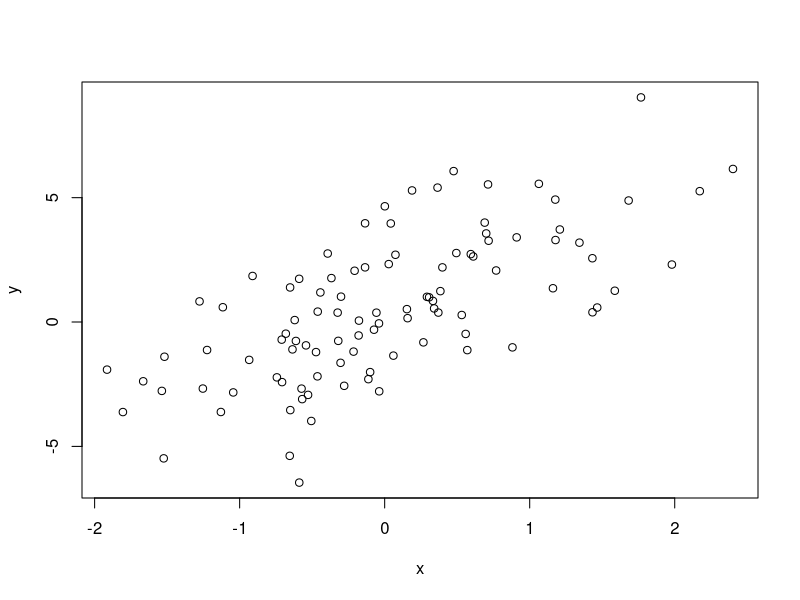
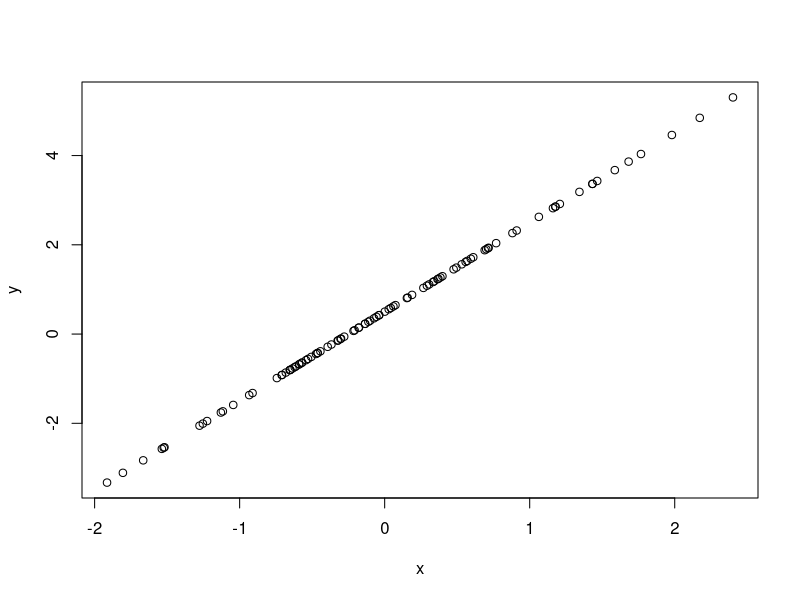
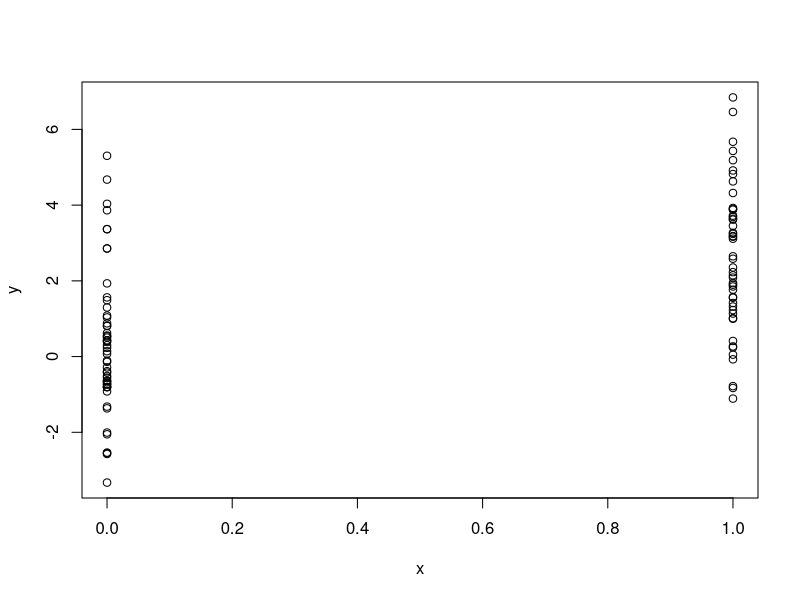
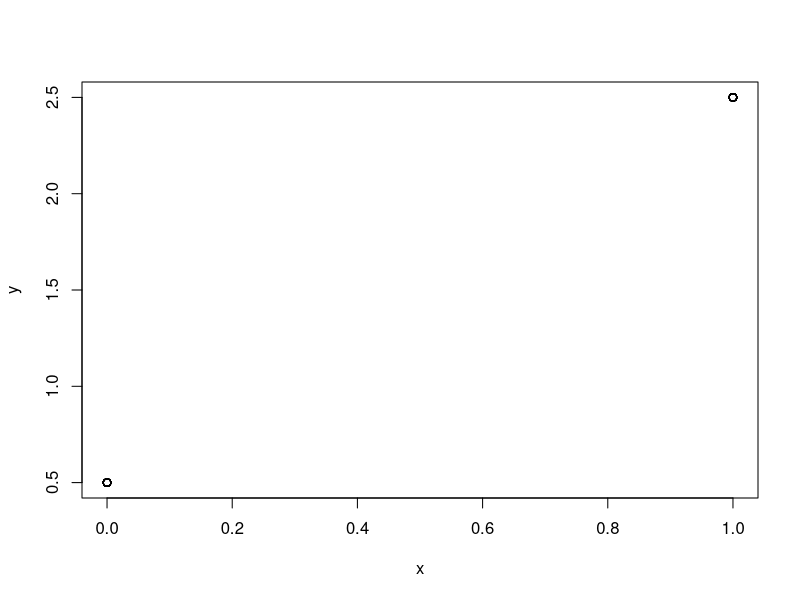
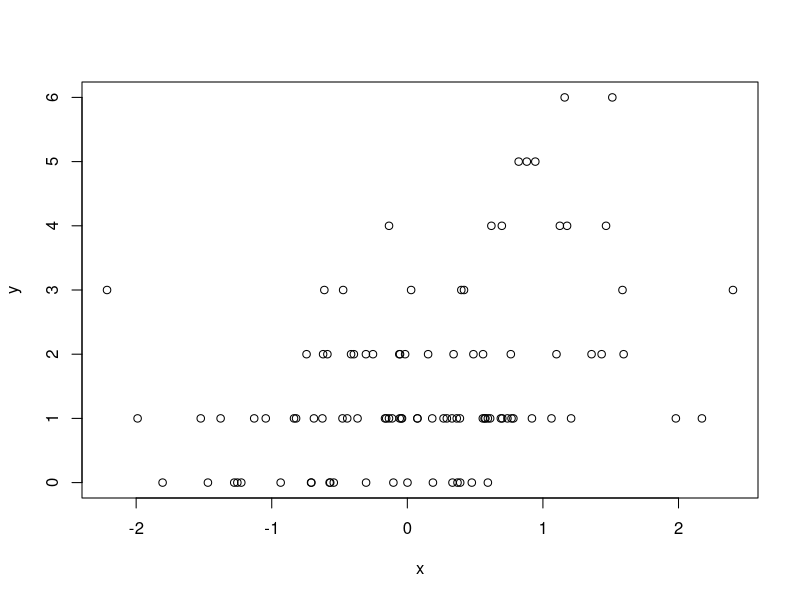
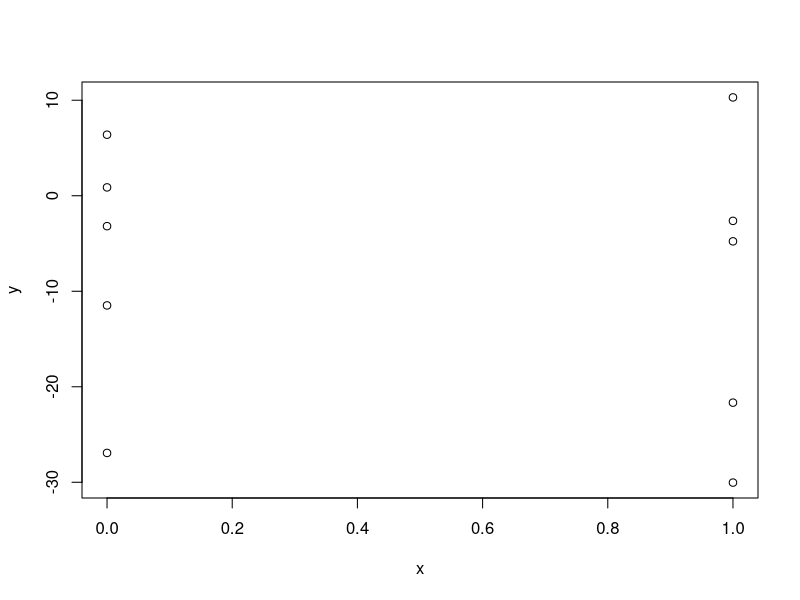

These figures' R source, in order:
########################################################
########################################################
# Practice of R Week-3 - str, simulations and profiling
########################################################
########################################################

# str function is mostly used to read the elements inside a object in a compact form, similar to summary but in an abstract form
# simulation - You can simulate Random Numbers, Samples and Linear Regression with few functions in R
# profiling - This is about measuring the performance of the code, either we take time stamp or profile the codes to observe the performance

#########################################################
# str() - function used to study an object - one line o/p
#########################################################

str(str) # this says str is a function to which we pass object as one of the mandatory argument
str(lm) # this says lm is a function which accept arguments like formula, data, subset, etc.,
x <- 1:1000
summary(x) # this generally discribe the object x in a statistical form, that is by giving 5 number summary
str(x) # str is similar to summary. However, it descrive he object x generally, saying it is a int with certain values displayed

# For factors
x <- gl(10,3)
summary(x) # this case summary is useful, it displas all levels and in table format
str(x) # this case will explain the object x, saying it is a factor with 10 levels, so based on the need use str and summary functions

# For Datasets
library(datasets)
data <- airquality
head(data)
summary(data) # Used to study the 5 number summary of each collumn
str(data) # Used to study about the collum and few of its values present

# for Matrix
m <- matrix(1:20, nrow = 2, ncol = 10)
summary(m) # Behaves same as dataset, give 5 num summary for each collum
str(m) # Explain the matrix and printing some elements of the matrix

# For split
s <- split(data,data$Month)
summary(s) # Not that useful in case of split function
str(s) # usefull to study the split function based on each class

# Thus based on the information we need about the objects, we can use str and summary accordingly


#########################################################
# simulation - Generating Random Numbers - d   p   q    r
#########################################################

# rnorm, pnorm, dnorm, qnorm

# rnorm - generate random normal variabels
# dnorm - evaluate probablity density for a given vector for a specific mean and SD
# pnorm - evaluate cumilative distribution for a normal distribution
# qnorm - generate quantile random varibales
# defaul mean =0 and sd = 1 for all norm functions
# for dnorm you can evaluate the density, allows to do log density. However, by default false
# for pnorm an qnorm, in addition to mean, sd and log. We can also specify of the  lower tail is T/F, default is TRUE

# rnorm - used to generate simple random variable/numbers
set.seed(1) # always set the seed, this will reset the sequence and generate random numbers
# actualy random numbers are pseudo random numbers, so if you reset the seed, we get same sequence
# Whenever you do random simulations always reset the seed
random.num1 <- rnorm(20)
random.num2 <- rnorm(20,10,2) # Generate a random numbers with mean =10 and SD = 2
summary(random.num2)

#poison Distribution
rpois(10,1)
ppois(2,2)
# read more about poison distribution, cumilative distribution and gamma distribution



#########################################################
# simulation - Simple Linear Model
#########################################################
# y = beta0 + beta1 (x) + error, assume below values
beta0 <- 0.5
beta1 <- 2
x <- rnorm(100)
error <- rnorm(100,0,2) # this is the noise in data
y <- beta0 + beta1*(x) + error
summary(y)
plot(x,y) # thus, is we have the infomraiton of slope and intercepts, we can generate few randome variabels and some noise and test it

# simulating without noise
y <- beta0 + beta1*(x) # if i remove noise it must increase the correaltion
summary(y)
plot(x,y) #shows perfect correlation

# if x being a binary data, we use binomial distribution
set.seed(1)
x <- rbinom(100,1,0.5)
error <- rnorm(100,0,2)
y <- beta0 + beta1*(x) + error
summary(y)
plot(x,y) # thus, shows with noise 

# simulating without noise
y <- beta0 + beta1*(x) # if i remove noise it must increase the correaltion
summary(y)
plot(x,y) #shows perfect 0 or 1 spots

# Generalize linear model 
# try to learn more about poison distribution and come back to this section
set.seed(1)
x <- rnorm(100,0,1)
log.mu <- 0.5 + 0.3*(x)
y <- rpois(100,exp(log.mu))
plot(x,y)


#########################################################
# simulation - Random Samples - sample()
#########################################################

set.seed(1) # used to rest the see in R cache/memory
sample(10) # generate random sample of 10 numbers from 1 to 10, do not repeat
sample(letters,5) # generate randome 5 characters of alphabets
sample(1:10) # Same as generic sample, but at times makes use of permutation in displaying the value
sample(1:20,replace=TRUE) # If we need to repeat the value with in a rang and generate randome number out of it, we can use this

# It is mostly usefull in creating a sample out of a particular dataset
library(datasets)
data1 <- airquality
str(data1) #There are totally 153 observation in which we need to create a train and test dataset
idx <- seq_len(nrow(data1))
set.seed(1)
sample_train <- sample(idx,92)
data_train <- data1[sample_train,]
# Try to split the data into train and test data
# Make sure the data in training data is not presentin the test data
# Make sure it handles the Na and NaN in the data frame

#########################################################
# Summary
#########################################################

# Drawing samples from specific probablity distribution can be done with r*function
# Standard distribution are built in: Normal, Binomial, POisson, Exponential, Gamma, etc., 
# The sample function can be used to draw randome samples from an arbitary vector
# setting random number generator seed through set.seed() is critical to replicate an issue or behaviour in developments


########################################################################################
# R - Profiling - Systematic way to examine time spend in different parts of the program
########################################################################################

# Used to improve the performance of a program code
# Do not use profiling/performance in the beginning, premature optimization is the root of all evil 97% of times
# Design codes, validate once it works fine, then do optimizing. Act as a scientist by collecting data

########################################################################################
# system.time() - used to get the time in second took for execution
########################################################################################
f <- function() {for(i in 1:100){
    print("pradeep")
}
}
system.time(f())
# Produces User time, system time and elapsed time
# User Time: Time taken by the CPU to run the code, time charged to CPU
# Elapsed Time: Time taken by the wall clock of yours :), Time that you experiance
# Usually user time and elapsed time is almost equal. At times they might differ
# ET > UT = When doenloading any data from web, here n/w dependency is higher
# ET < UT = when multi core is used for executing the program, R doesnt uses, however few R packages are optimized to use multi-core
# As a lead, identify the problem first and part where the bottle necks are and then use it
# At times when you cant find where the bottle nect is happening, we can make use of R- Profiling


################################################################################################
# R-Profiling - Rprof() - Do not use RProfile() and system.time() together - you will feel worst
################################################################################################

# Keeps function call stack and time taken by ech function
# if function takes less than 0.02 sec Rprofile() is not usefull
# Use Rprofile where CPU takes long time atlease in few sec
Rprof()
head(data1)
model1 <- lm(Ozone~Solar.R+Wind+Temp+Month+Day,data = data1)
Rprof(NULL) # produce o/p in Rprof.out file in the working directory

setwd("D:/Courses/Coursera/R")
model1 <- lm(Ozone~Solar.R+Wind+Temp+Month+Day,data = data1)
summaryRprof()

# There are 2 methods for normalizing the data
# by.total = Divide the time spend in each function by total run time
# by.self = Does the same, but first subtracts out the time spent in the functions above the in the call stack
# by.self is the most useful one in increaing the performance of the code
# sample.interval = user time in system.time function
# sampling.time = elapsed time in system.time function


# Quiz Week-4

# Qustion-1 :These are just pseudo random numbers, create a vector of length 5
set.seed(1)
rpois(5, 2)

# Question-2: rnorm() - standard normal random variables
rnorm(5)

# Question-3: used for reproducebility and also produce randome variable with in specific boudaries
set.seed(1)

# Question-4: Evaluate the inverse inverse cumilative distribution for a poison distribution
# q - is used for inverse cumulative distribution
# p - is used for cumulative distribution


#Question-5
set.seed(10)
x <- rep(0:1, each = 5)
e <- rnorm(10, 0, 20)
y <- 0.5 + 2 * x + e
plot(x,y)